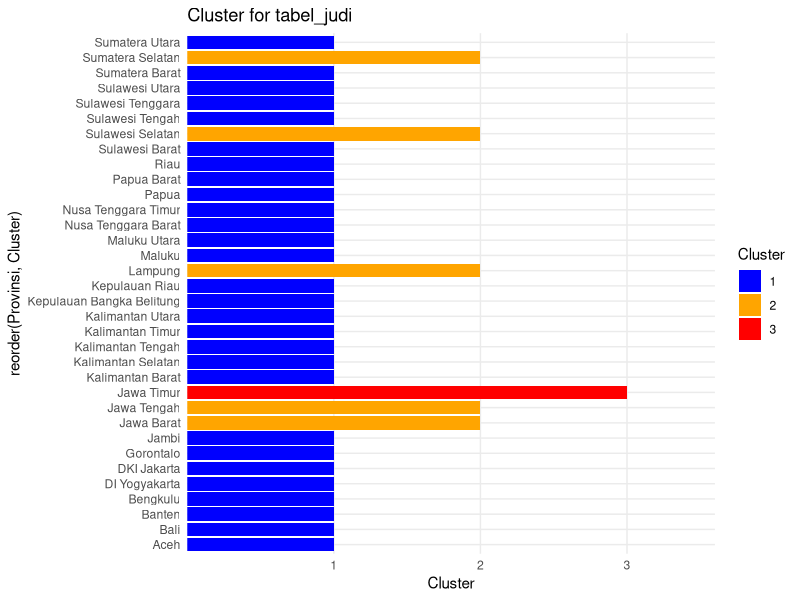
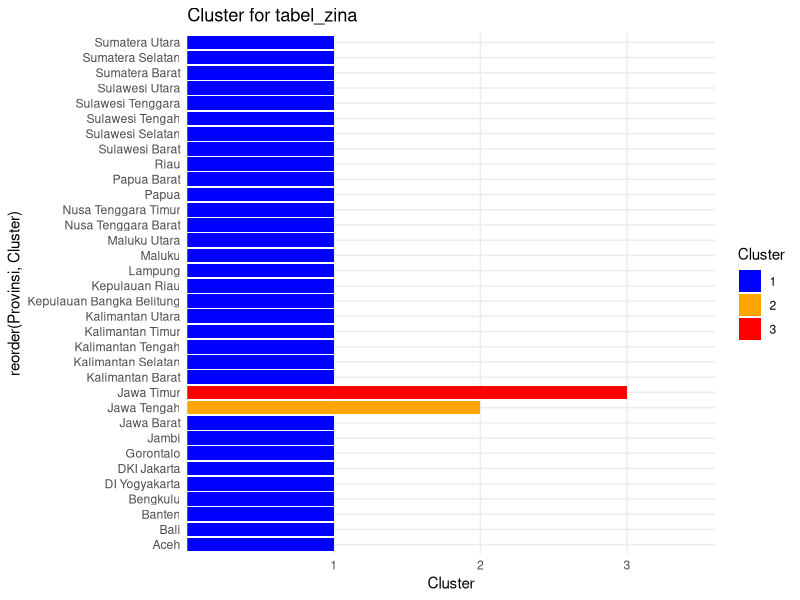
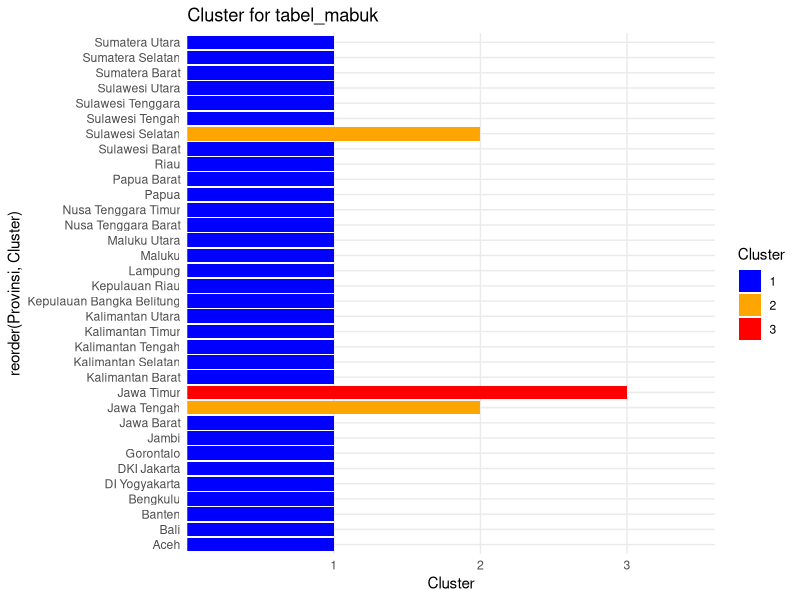
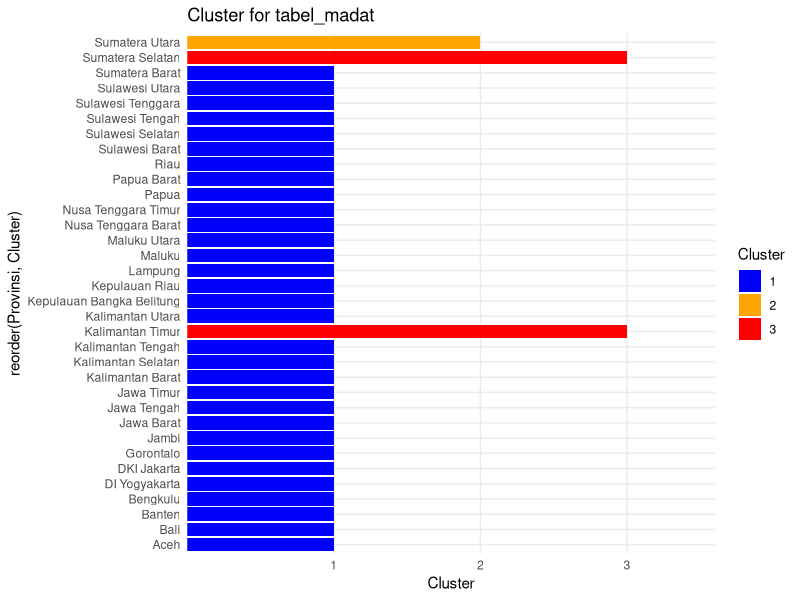
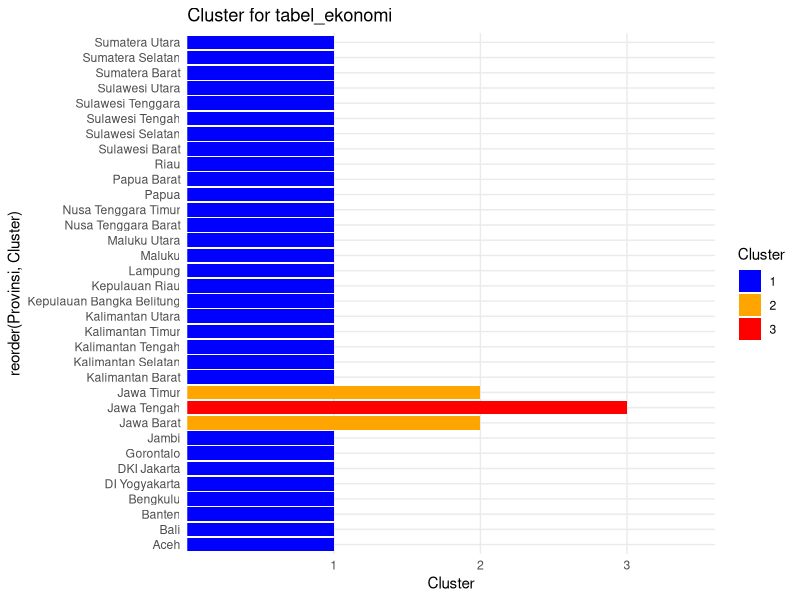
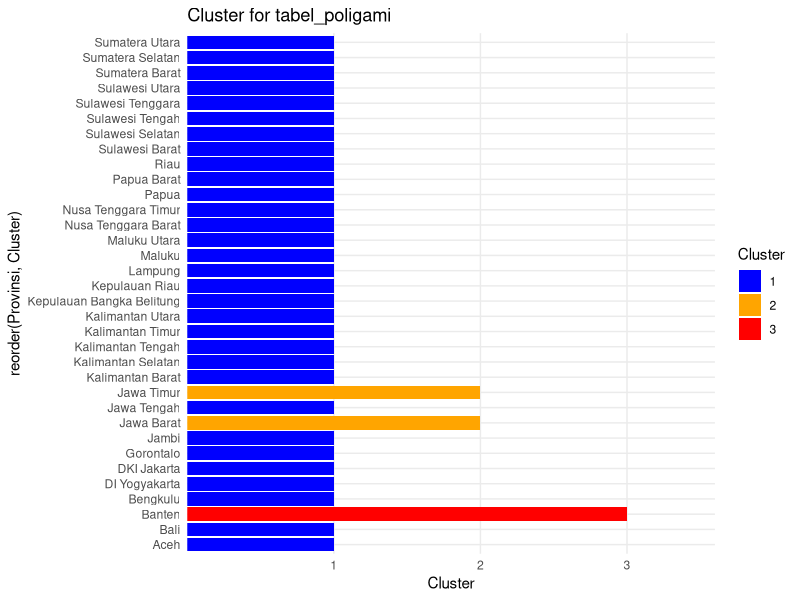
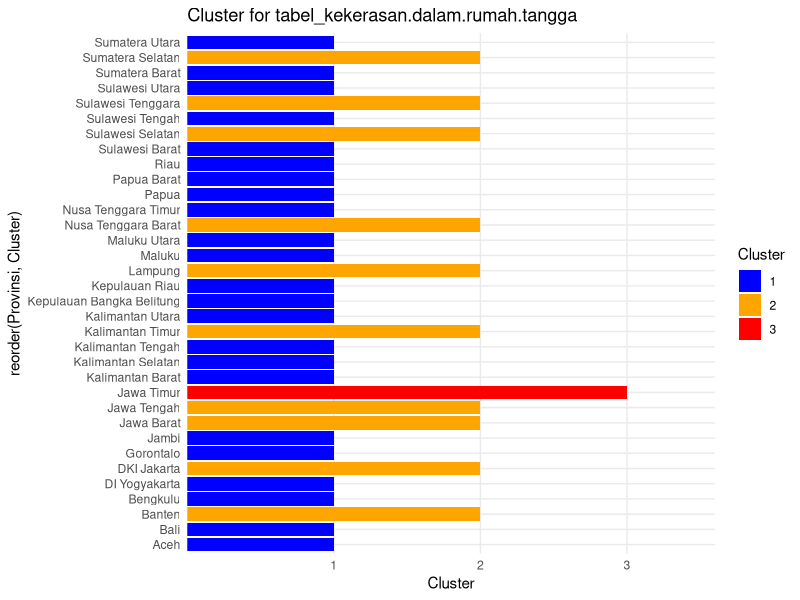
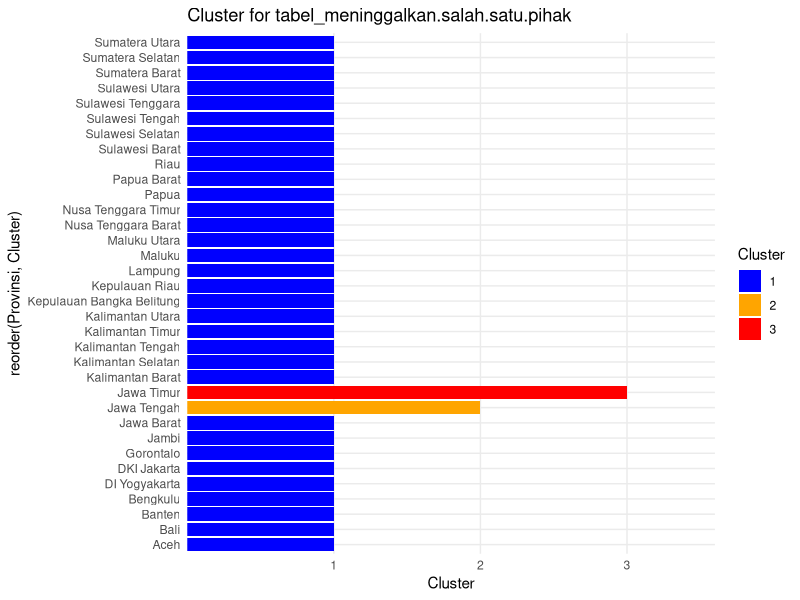

Write R code to recreate these figures, in order.
## ---- chunk 1
knitr::opts_chunk$set(echo = TRUE)
## ---- chunk 2
library(tidyverse)
library(cluster)
library(forecast)
library(ggplot2)
## ---- chunk 3
# Membaca data dari file CSV
data_2019 <- read.csv("data_2019.csv")
data_2020 <- read.csv("data_2020.csv")
data_2021 <- read.csv("data_2021.csv")
data_2022 <- read.csv("data_2022.csv")
data_2023 <- read.csv("data_2023.csv")

data_2019 <- data_2019 %>%
  rename_with(~ paste0(., "_2019"), -Provinsi)
data_2020 <- data_2020 %>%
  rename_with(~ paste0(., "_2020"), -Provinsi)
data_2021 <- data_2021 %>%
  rename_with(~ paste0(., "_2021"), -Provinsi)
data_2022 <- data_2022 %>%
  rename_with(~ paste0(., "_2022"), -Provinsi)
data_2023 <- data_2023 %>%
  rename_with(~ paste0(., "_2023"), -Provinsi)

data_all <- data_2019 %>%
  full_join(data_2020, by = "Provinsi") %>%
  full_join(data_2021, by = "Provinsi") %>%
  full_join(data_2022, by = "Provinsi") %>%
  full_join(data_2023, by = "Provinsi")

data_all <- data_all %>%
  filter(!Provinsi %in% c("Indonesia"))

data_provinsi <- data_all %>%
  select(Provinsi)

data_all <- data_all %>% 
  mutate(across(everything(), ~ ifelse(. == "" | . == "...", 0, .))) %>% 
  mutate(across(everything(), ~ replace_na(., 0)))

data_all <- data_all %>%
  mutate(across(-Provinsi, ~ as.numeric(.)))
## ---- chunk 4
# Faktor perceraian
factors <- c("Judi", "Zina", "Mabuk", "Madat", "Ekonomi", "Poligami", "Kekerasan.Dalam.Rumah.Tangga", 
             "Meninggalkan.Salah.satu.Pihak", "Dihukum.Penjara", "Cacat.Badan", 
             "Perselisihan.dan.Pertengkaran.Terus.Menerus", "Kawin.Paksa", "Murtad")

# Pisahkan data menjadi tabel per faktor
factor_tables <- lapply(factors, function(factor) {
  data_all %>% select(Provinsi, starts_with(factor))
})
names(factor_tables) <- paste0("tabel_", tolower(factors))

normalize_data <- function(data) {
  data %>%
    mutate(across(-Provinsi, scale))  # Normalisasi dengan Z-score
}

# Terapkan normalisasi pada setiap tabel faktor
normalized_tables <- lapply(factor_tables, normalize_data)

# Fungsi untuk  clustering
cluster <- function(data, k = 3) {
  # Hitung jarak menggunakan dist
  dist_matrix <- dist(data[,-1])
  
  # Lakukan hierarchical clustering
  hc <- hclust(dist_matrix)
  
  # Tentukan klaster
  clusters <- cutree(hc, k = k)
  
  # Urutkan klaster berdasarkan nilai rata-rata centroid jaraknya
  cluster_centroids <- sapply(unique(clusters), function(c) mean(dist_matrix[clusters == c]))
  ordered_clusters <- order(cluster_centroids)
  
  # Mapping klaster untuk nilai 1, 2, 3 berdasarkan jarak
  cluster_map <- setNames(1:k, ordered_clusters)
  
  # Update klaster dalam data
  data <- data %>% mutate(Cluster = factor(cluster_map[clusters]))
  
  return(data)
}

# Terapkan fungsi clustering
clustered_tables <- lapply(normalized_tables, cluster)

# Fungsi untuk menghitung Silhouette Score
calculate_silhouette_score <- function(data, k = 3) {
  cl <- kmeans(data[,-1], centers = k)
  silhouette_score <- silhouette(cl$cluster, dist(data[,-1]))
  mean(silhouette_score[, 3])  # Nilai rata-rata silhouette score
}

# Evaluasi silhouette untuk data setiap faktor
silhouette_scores <- lapply(normalized_tables, function(table) {
  calculate_silhouette_score(table)
})
print(silhouette_scores)


# Gabungkan hasil clustering ke tabel utama
tabel_hasil <- data_provinsi
for (i in 1:length(clustered_tables)) {
  tabel_hasil <- tabel_hasil %>%
    left_join(clustered_tables[[i]] %>% select(Provinsi, Cluster), 
              by = "Provinsi", 
              suffix = c("", paste0("_", names(clustered_tables)[i])))
}

# Cetak tabel hasil
print(tabel_hasil)

## ---- chunk 5
plot_cluster <- function(data, title) {
  ggplot(data, aes(x = reorder(Provinsi, Cluster), y = Cluster, fill = Cluster)) +
    geom_bar(stat = "identity") +
    coord_flip() +
    labs(title = title) +
    theme_minimal() +
    scale_fill_manual(values = c("1" = "blue", "2" = "orange", "3" = "red"))
}

# Plot clustering antar provinsi untuk setiap faktor
plots <- lapply(names(clustered_tables), function(name) {
  plot_cluster(clustered_tables[[name]], title = paste("Cluster for", name))
})

# Menampilkan semua plot
print(plots)

## ---- chunk 6
# Fungsi untuk membuat scatter plot
scatter_plot <- function(data, x_var, y_var, title) {
  ggplot(data, aes_string(x = x_var, y = y_var, color = "Cluster")) +
    geom_point(size = 3, alpha = 0.7) +
    theme_minimal() +
    labs(title = title, x = x_var, y = y_var) +
    scale_color_manual(values = c("blue", "orange", "red"))
}

# Scatter plot untuk semua faktor
scatter_plots <- lapply(names(clustered_tables), function(factor_name) {
  data <- clustered_tables[[factor_name]]
  x_var <- names(data)[2]
  y_var <- names(data)[3]
  scatter_plot(data, x_var, y_var, title = paste("Scatter Plot for", factor_name))
})

# Menampilkan plot
print(scatter_plots)
